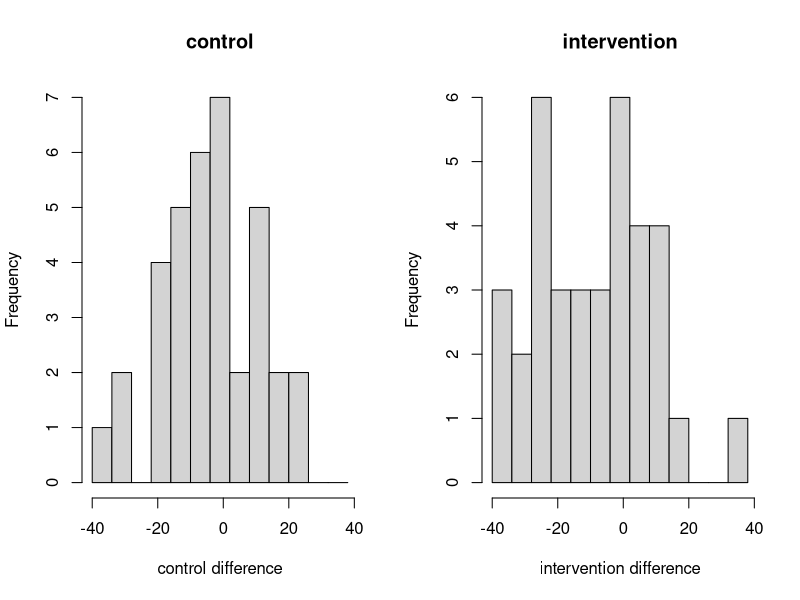

Generate this figure with R:
## ---- chunk 1
library(tidyverse)
library(arsenal)
library(ggplot2)
library(ggridges)
set.seed(996)
## ---- chunk 2
exercise_df = read_csv("./Exercise.csv")
## ---- chunk 3


exercise_df2 = mutate(exercise_df, Group2 = Group) %>% 
  mutate(
    Group = as.factor(Group),
    Group2 = as.factor(Group2),
  )

levels(exercise_df2$Group2) = 
  list(Systolic_POST_intervention = "1", Systolic_POST_control = "0")

levels(exercise_df2$Group) = 
  list(Systolic_PRE_intervention = "1", Systolic_PRE_control = "0")

exercise_df2  =
exercise_df2  %>%
pivot_wider(
  names_from = Group,
  values_from = Systolic_PRE, 
  ) %>% 
  pivot_wider(
  names_from = Group2,
  values_from = Systolic_POST, 
  )  %>% 
  mutate(
    control_difference = Systolic_POST_control - Systolic_PRE_control,
    intervention_difference = Systolic_POST_intervention - Systolic_PRE_intervention
  )

my_controls <- tableby.control(
                total = F,
                test = F,  # No test p-values yet
                numeric.stats = c("meansd", "medianq1q3"),
                stats.labels = 
                list(
                meansd = "Mean (SD)",
                medianq1q3 = "Median (Q1, Q3)")
                )

tab2 <- tableby( ~ Systolic_POST_intervention + Systolic_POST_control  + Systolic_PRE_intervention + Systolic_PRE_control + control_difference + intervention_difference, data=exercise_df2, control=my_controls)

summary(tab2, title = "Descriptive Statistics", text = T, digits = 2)
## ---- chunk 4
#intervention group

sd(exercise_df2$intervention_difference, na.rm = TRUE)

-8.58/(17.17/6)

qt(0.975,35) #t-test
## ---- chunk 5
#control group

sd(exercise_df2$control_difference, na.rm = TRUE)

-3.33/(14.81/6)

#t test
qt(0.975,35)
## ---- chunk 6
# F test statistic
17.17^2/(14.81^2)

qf(0.975,35,35)

qf(0.025,35,35)

#two-sample independent t-test with equal variances

sqrt((35*17.17^2+35*14.81^2)/70) #s

(-8.58-(-3.33))/(16.03*sqrt(1/36+1/36)) #t

qt(0.975,70)

# Confidence Interval

-8.58-(-3.33) - 1.99 * 16.03 * sqrt(1/36+1/36)  #lower
-8.58-(-3.33) + 1.99 * 16.03 * sqrt(1/36+1/36)  #upper
## ---- chunk 7
par(mfrow = c(1, 2))

hist(exercise_df2$control_difference, breaks=seq(-40,40,6),xlab="control difference", main ="control")


hist(exercise_df2$intervention_difference, breaks=seq(-40,40,6),xlab="intervention difference", main ="intervention")


## ---- chunk 8
random_sample = rnorm(20, mean = 120, sd = 15)

z = (mean(random_sample)-120)/(sd(random_sample)/sqrt(20))

qnorm(0.05)

print(ifelse(z < -1.64, 1, 0))
## ---- chunk 9

sample_means_rep1 = rep(NA, 100)
sample_z1 = rep(NA, 100)
random_sample_2 <- list(mode="vector",length=100)

for(i in 1:100){
  random_sample_2[[i]] = rnorm(20, mean = 120, sd = 15)
  #Generate 100 sample z-scores
  sample_z1[i] = (mean(random_sample_2[[i]])-120)/(sd(random_sample_2[[i]])/sqrt(20))
  sample_means_rep1[i] = ifelse(sample_z1[i] < -1.64, 1, 0)
  #Report 1 or 0
}

count1_1 =sum(sample_means_rep1==1)
count0_1 = sum(sample_means_rep1==0)

print(as.data.frame(table(sample_means_rep1)))

## ---- chunk 10
sample_means_rep2 = rep(NA, 1000)
sample_z2 = rep(NA, 1000)
random_sample_3 <- list(mode="vector",length=1000)

for(i in 1:1000){
  random_sample_3[[i]] = rnorm(20, mean = 120, sd = 15)
  #Generate 1000 sample z-scores
  sample_z2[i] = (mean(random_sample_3[[i]])-120)/(sd(random_sample_3[[i]])/sqrt(20))
  sample_means_rep2[i] = ifelse(sample_z2[i] < -1.64, 1, 0)
  #Report 1 or 0
}

count1_2 =sum(sample_means_rep2==1)
count0_2 = sum(sample_means_rep2==0)
print(as.data.frame(table(sample_means_rep2)))
